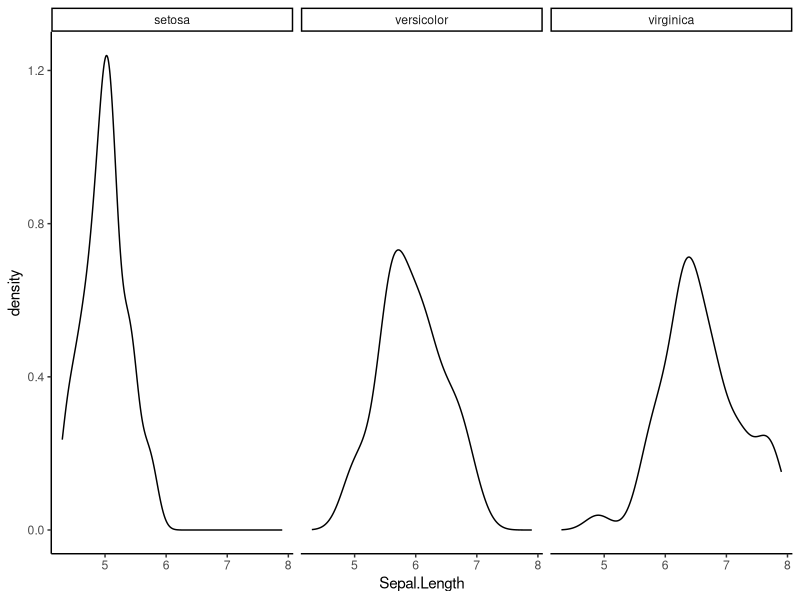

The R script that drew this image: (Note: this script raises an error after producing the figure.)
## ---- chunk 1
## Change the default figure width and height to your liking, but within reason.
knitr::opts_chunk$set(echo = TRUE, fig.width=4, fig.height=3)
library(tidyverse)
library(patchwork)
theme_set(theme_classic())
## ---- chunk 2
## save the data frame, automatically made into a TIBBLE by readr,  into the variable `sparrows`
## readr tells us about all the columns it reads in!!
sparrows <- read_csv("data/sparrows.csv") ## RELATIVE PATH to the dataset
## ---- chunk 3
## Examine the data
head(sparrows)
## ---- chunk 4
### Convert Sex to a factor 
sparrows$Sex <- factor(sparrows$Sex)

### If we run head() again, we'll see the successful change
head(sparrows)

### The levels function tells us the categories in the variable:
levels(sparrows$Sex)
## ---- chunk 5
### Make the order Male, Female. 
levels(sparrows$Sex) <- c("Male", "Female")

## Print it out to see
print(levels(sparrows$Sex))
## ---- chunk 6
### Convert to factor and order levels as desired at once
sparrows$Sex <- factor(sparrows$Sex, levels=c("Male", "Female"))
## ---- chunk 7
### Barplot code goes here
## ---- chunk 8
## Fill in your code to re-factor and plot here
## ---- chunk 9
## Fill in your code here for the STACKED barplot.

## ---- chunk 10
## Fill in your code here for the DODGED barplot.

## ---- chunk 11
## Add the plots for horizontal arrangement

## ---- chunk 12
## Divide the plots for a vertical arrangement

## ---- chunk 13
## Fill in your density plot code here

## ---- chunk 14
    ggplot(iris, aes(x = Sepal.Length)) + 
      geom_density() +
      facet_wrap(~Species) ## the tilde!! so important!! Pronounced as "across" or "by", as in: facet across species, or facet by species
## ---- chunk 15
### code for faceted plot goes here

## ---- chunk 16

## ---- chunk 17
### code for jitter plot colored by length goes here

## ---- chunk 18
### Code for faceted histogram goes here

## ---- chunk 19
### Code for scatterplot goes here

## ---- chunk 20
### Code to add in title goes here

## ---- chunk 21
## Scatterplot + line of best fit goes here, with color in geom_point

## ---- chunk 22
## Scatterplot + line of best fit goes here, with color in ggplot

## ---- chunk 23
## This code will not work - run it and see the error message!
ggplot(sparrows, aes(color = Sex)) + 
  geom_point(aes(x = Skull_Length, y = Skull_Width)) + 
  geom_smooth(method = "lm")
## ---- chunk 24
## Fix the code above in this chunk.
## ---- chunk 25
### Scatterplot with points all labeled "B" goes here

## ---- chunk 26
## Scatterplot with points labeled according to age goes here

## ---- chunk 27
### Scatterplot with type of point either 21,22,23,24,25. Specify a color AND a fill (not aesthetic - just straight up color/fill the points)

## ---- chunk 28
### Scatterplot with type of point NOT 21,22,23,24,25. Specify a color (not aesthetic - just straight up color the points)
